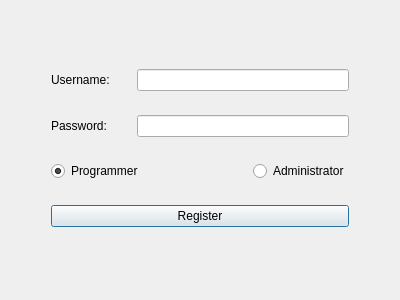
<?xml version="1.0" encoding="UTF-8"?>
<ui version="4.0">
 <class>RegisterDialog</class>
 <widget class="QDialog" name="RegisterDialog">
  <property name="geometry">
   <rect>
    <x>0</x>
    <y>0</y>
    <width>400</width>
    <height>300</height>
   </rect>
  </property>
  <property name="maximumSize">
   <size>
    <width>400</width>
    <height>300</height>
   </size>
  </property>
  <property name="windowTitle">
   <string>Dialog</string>
  </property>
  <layout class="QVBoxLayout" name="verticalLayout">
   <item>
    <spacer name="verticalSpacer">
     <property name="orientation">
      <enum>Qt::Vertical</enum>
     </property>
     <property name="sizeType">
      <enum>QSizePolicy::Preferred</enum>
     </property>
     <property name="sizeHint" stdset="0">
      <size>
       <width>20</width>
       <height>40</height>
      </size>
     </property>
    </spacer>
   </item>
   <item>
    <layout class="QHBoxLayout" name="horizontalLayout">
     <item>
      <spacer name="horizontalSpacer">
       <property name="orientation">
        <enum>Qt::Horizontal</enum>
       </property>
       <property name="sizeType">
        <enum>QSizePolicy::Preferred</enum>
       </property>
       <property name="sizeHint" stdset="0">
        <size>
         <width>40</width>
         <height>20</height>
        </size>
       </property>
      </spacer>
     </item>
     <item>
      <widget class="QLabel" name="lblUsername">
       <property name="minimumSize">
        <size>
         <width>80</width>
         <height>0</height>
        </size>
       </property>
       <property name="text">
        <string>Username: </string>
       </property>
      </widget>
     </item>
     <item>
      <widget class="QLineEdit" name="txtUsername"/>
     </item>
     <item>
      <spacer name="horizontalSpacer_2">
       <property name="orientation">
        <enum>Qt::Horizontal</enum>
       </property>
       <property name="sizeType">
        <enum>QSizePolicy::Preferred</enum>
       </property>
       <property name="sizeHint" stdset="0">
        <size>
         <width>40</width>
         <height>20</height>
        </size>
       </property>
      </spacer>
     </item>
    </layout>
   </item>
   <item>
    <layout class="QHBoxLayout" name="horizontalLayout_4">
     <item>
      <spacer name="horizontalSpacer_3">
       <property name="orientation">
        <enum>Qt::Horizontal</enum>
       </property>
       <property name="sizeType">
        <enum>QSizePolicy::Preferred</enum>
       </property>
       <property name="sizeHint" stdset="0">
        <size>
         <width>40</width>
         <height>20</height>
        </size>
       </property>
      </spacer>
     </item>
     <item>
      <widget class="QLabel" name="lblPassword">
       <property name="minimumSize">
        <size>
         <width>80</width>
         <height>0</height>
        </size>
       </property>
       <property name="text">
        <string>Password: </string>
       </property>
      </widget>
     </item>
     <item>
      <widget class="QLineEdit" name="txtPassword">
       <property name="echoMode">
        <enum>QLineEdit::Password</enum>
       </property>
      </widget>
     </item>
     <item>
      <spacer name="horizontalSpacer_4">
       <property name="orientation">
        <enum>Qt::Horizontal</enum>
       </property>
       <property name="sizeType">
        <enum>QSizePolicy::Preferred</enum>
       </property>
       <property name="sizeHint" stdset="0">
        <size>
         <width>40</width>
         <height>20</height>
        </size>
       </property>
      </spacer>
     </item>
    </layout>
   </item>
   <item>
    <layout class="QHBoxLayout" name="horizontalLayout_2">
     <item>
      <spacer name="horizontalSpacer_5">
       <property name="orientation">
        <enum>Qt::Horizontal</enum>
       </property>
       <property name="sizeType">
        <enum>QSizePolicy::Preferred</enum>
       </property>
       <property name="sizeHint" stdset="0">
        <size>
         <width>40</width>
         <height>20</height>
        </size>
       </property>
      </spacer>
     </item>
     <item>
      <widget class="QRadioButton" name="optProgrammer">
       <property name="text">
        <string>Programmer</string>
       </property>
       <property name="checked">
        <bool>true</bool>
       </property>
      </widget>
     </item>
     <item>
      <spacer name="horizontalSpacer_10">
       <property name="orientation">
        <enum>Qt::Horizontal</enum>
       </property>
       <property name="sizeHint" stdset="0">
        <size>
         <width>40</width>
         <height>20</height>
        </size>
       </property>
      </spacer>
     </item>
     <item>
      <widget class="QRadioButton" name="optAdministrator">
       <property name="text">
        <string>Administrator</string>
       </property>
      </widget>
     </item>
     <item>
      <spacer name="horizontalSpacer_6">
       <property name="orientation">
        <enum>Qt::Horizontal</enum>
       </property>
       <property name="sizeType">
        <enum>QSizePolicy::Preferred</enum>
       </property>
       <property name="sizeHint" stdset="0">
        <size>
         <width>40</width>
         <height>20</height>
        </size>
       </property>
      </spacer>
     </item>
    </layout>
   </item>
   <item>
    <layout class="QHBoxLayout" name="horizontalLayout_3">
     <item>
      <spacer name="horizontalSpacer_7">
       <property name="orientation">
        <enum>Qt::Horizontal</enum>
       </property>
       <property name="sizeType">
        <enum>QSizePolicy::Maximum</enum>
       </property>
       <property name="sizeHint" stdset="0">
        <size>
         <width>40</width>
         <height>20</height>
        </size>
       </property>
      </spacer>
     </item>
     <item>
      <widget class="QPushButton" name="btnRegister">
       <property name="text">
        <string>Register</string>
       </property>
      </widget>
     </item>
     <item>
      <spacer name="horizontalSpacer_8">
       <property name="orientation">
        <enum>Qt::Horizontal</enum>
       </property>
       <property name="sizeType">
        <enum>QSizePolicy::Maximum</enum>
       </property>
       <property name="sizeHint" stdset="0">
        <size>
         <width>40</width>
         <height>20</height>
        </size>
       </property>
      </spacer>
     </item>
    </layout>
   </item>
   <item>
    <spacer name="verticalSpacer_2">
     <property name="orientation">
      <enum>Qt::Vertical</enum>
     </property>
     <property name="sizeType">
      <enum>QSizePolicy::Preferred</enum>
     </property>
     <property name="sizeHint" stdset="0">
      <size>
       <width>20</width>
       <height>40</height>
      </size>
     </property>
    </spacer>
   </item>
  </layout>
 </widget>
 <resources/>
 <connections/>
</ui>
